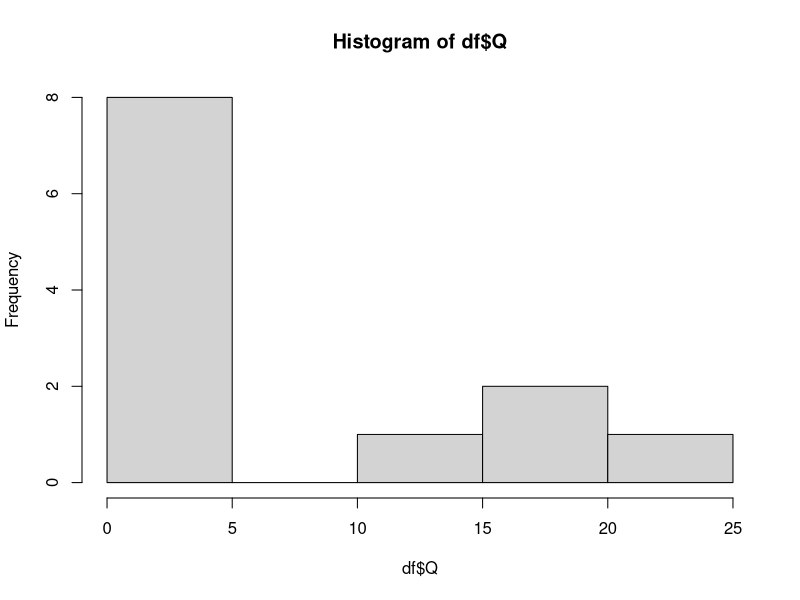
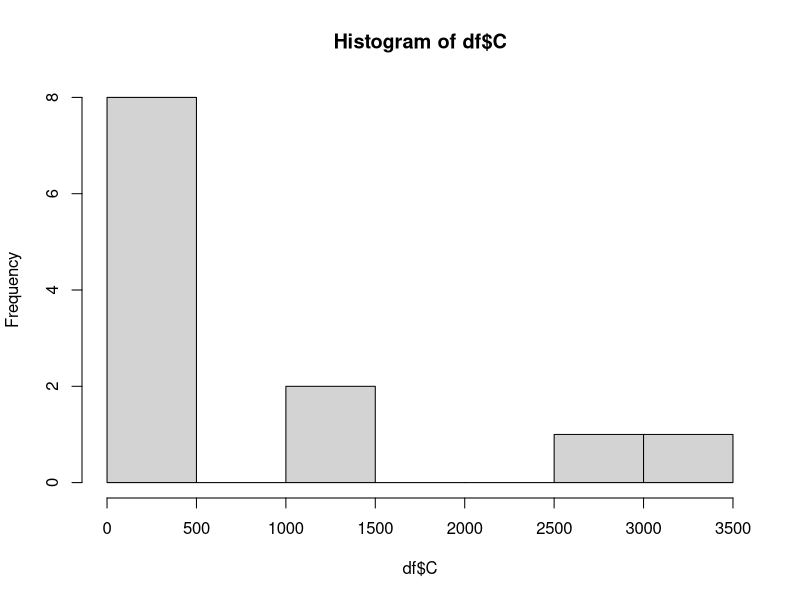
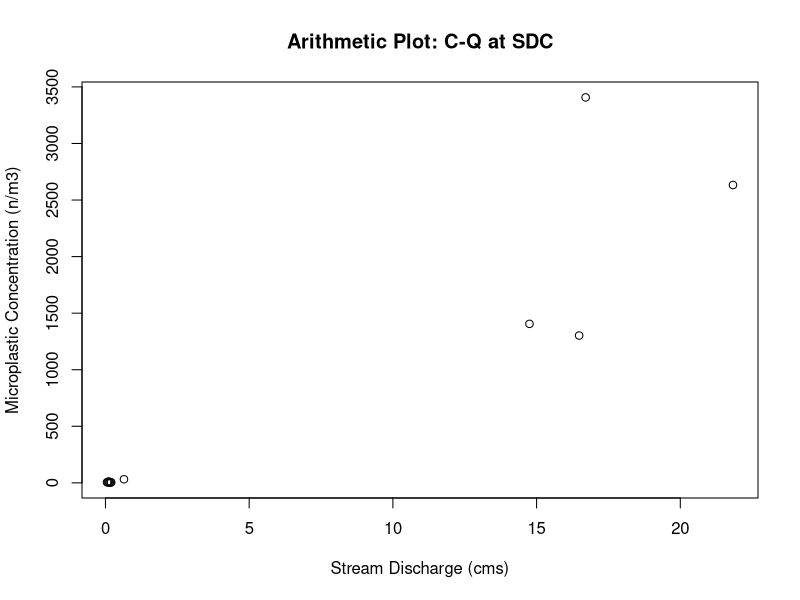
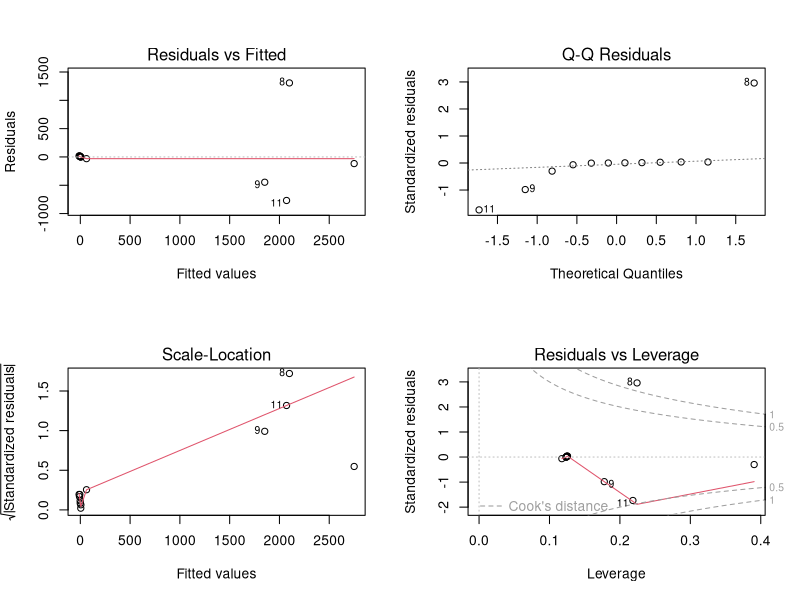
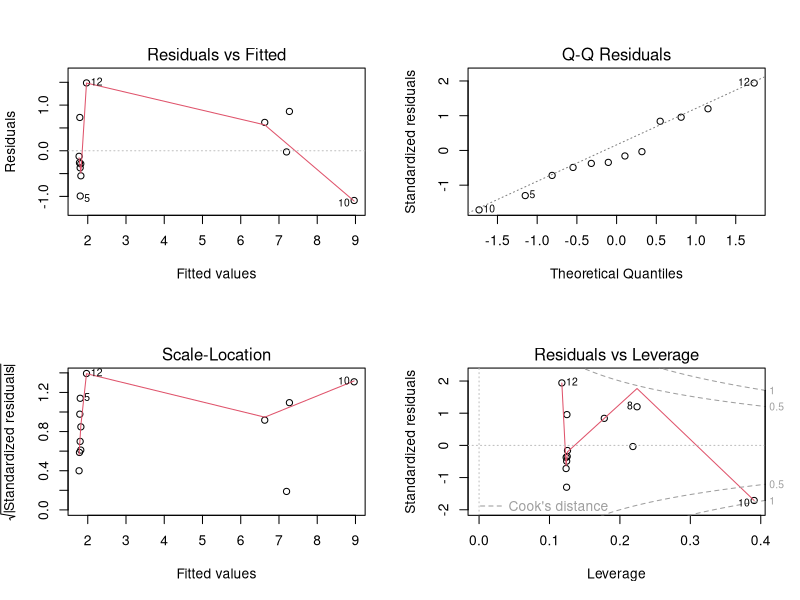
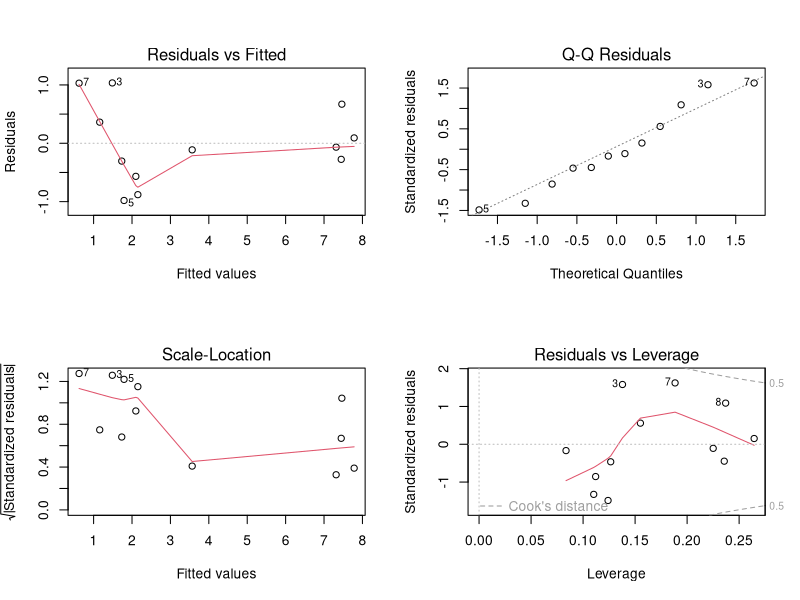
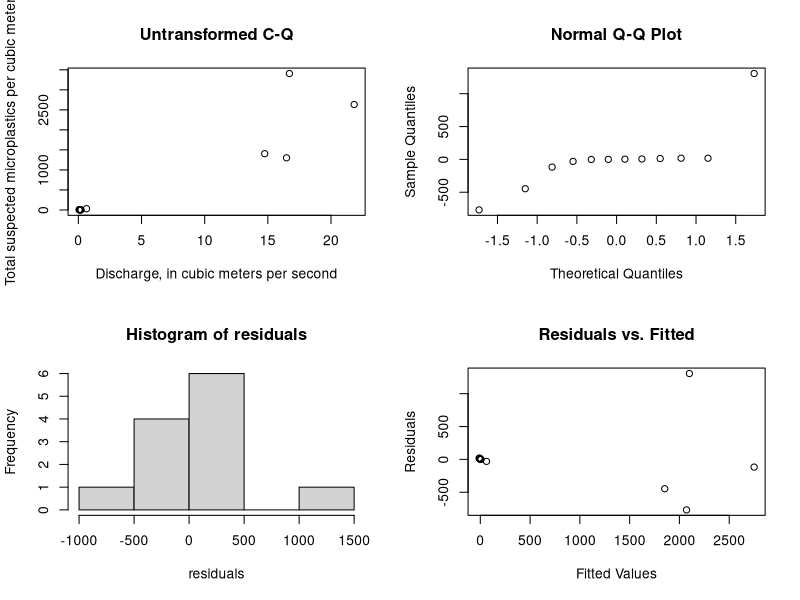
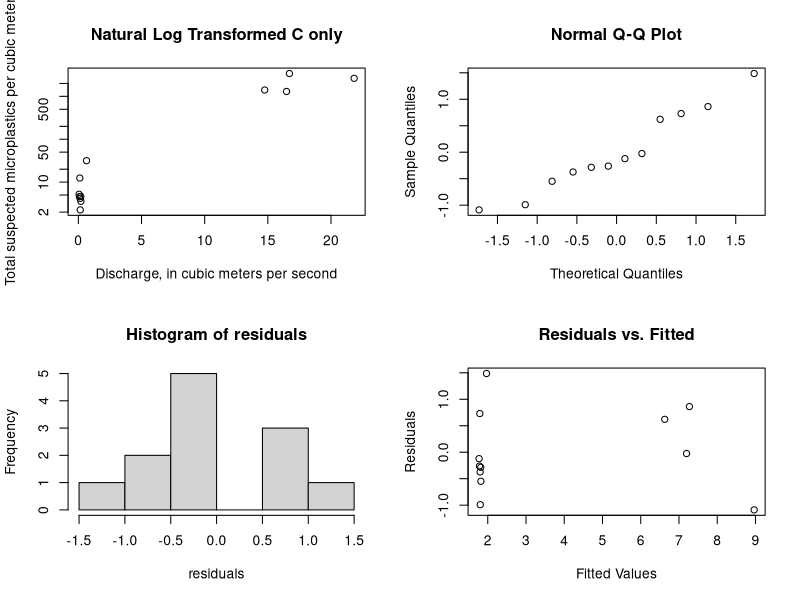

These charts were generated, in order, by the following R code:
###Clear the R environment
rm(list=ls());graphics.off();cat("\f");
library(ggplot2)
library(scales)
library(lmtest)
library(car)
library(boot)
# SDC Sample data
C <- c(4.167758847,
                   4.628052243,
                   12.44813278,
                   3.563992652,
                   2.251172486,
                   4.575471698,
                   5.213588967,
                   3407.222222,
                   1405.415162,
                   2632.829374,
                   1302.367942,
                   31.61189358)
Q <- c(0.139035719,
               0.188873369,
               0.113267388,
               0.197368424,
               0.146114931,
               0.086083215,
               0.054934683,
               16.70693973,
               14.75307729,
               21.83228904,
               16.48040495,
               0.643641932
)
df <- data.frame(Q,C)
mean(Q)
###########################
#Dont need to run comparison again.  Skip to Final Model
###########################

#Test dataset for normality
shapiro.test(df$Q) #Null hypothesis is data is normally distributed
shapiro.test(df$C)#Null hypothesis is data is normally distributed
hist(df$Q)
hist(df$C)

#Plot data in arithmetic space to see if linear
plot(df,xlab = "Stream Discharge (cms)", ylab = "Microplastic Concentration (n/m3)", main = "Arithmetic Plot: C-Q at SDC")

#Create Linear Model and look at significance and residual plots
model <- lm(C ~ Q, data = df)
summary(model)
par(mfrow = c(2, 2))
# residual plots
plot(model) #Look for curvature, heteroskadasticity ....

# Test for normality in residuals of model
residuals<-resid(model) 
shapiro_xy <- shapiro.test(residuals) #Null hypothesis is data is normally distributed

# Perform the Non Constant Variance test
ncvTest_xy <- ncvTest(model) #Null hypothesis = homoscedasticity / No autocorrelation

#Print results
print("No Transformation")
cat("Test for normality of residuals:\n")
print(shapiro_xy)
cat("Test for constant variance of residuals:\n")
print(ncvTest_xy)

## If linear model is not a good fit/data is non-linear transform y, x, or both

###############################################################################
#Transform y only via ln(y)
##########################
#Create Model and look at significance and residual plots
model <- lm(log(C) ~ Q, data = df)
summary(model)
# residual plots
plot(model) #Look for curvature, heteroskadasticity ....

# Test for normality in residuals of model
residuals<-resid(model) 
shapiro_lny <- shapiro.test(residuals) #Null hypothesis is data is normally distributed

# Perform the Non Constant Variance test
ncvTest_lny <- ncvTest(model) #Null hypothesis = homoscedasticity / No autocorrelation

#Print results
print("Transform y only via ln(y)")
cat("Test for normality of residuals:\n")
print(shapiro_lny)
cat("Test for equal variance of residuals:\n")
print(ncvTest_lny)


###############################################################################
#Transform x and y  via ln()
##########################
#Create Model and look at significance and residual plots
model <- lm(log(C) ~ log(Q), data = df)
summary(model)
# residual plots
plot(model) #Look for curvature, heteroskadasticity ....

# Test for normality in residuals of model
residuals<-resid(model)
shapiro_lnxlny <- shapiro.test(residuals) #Null hypothesis is data is normally distributed

# Perform the Non Constant Variance test
ncvTest_lnxlny <- ncvTest(model) #Null hypothesis = homoscedasticity / No autocorrelation


#Print results
print("Transform x and y via ln()")
cat("Test for normality of residuals:\n")
print(shapiro_lnxlny)
cat("Test for equal variance of residuals:\n")
print(ncvTest_lnxlny)


###############################################################################
###############################################################################


####SUMMARY PLOTS AND STATS FOR ONE TYPE OF MODEL #####

#EX: Untransformed Model

par(mfrow = c(2, 2))
#Plot data in arithmetic space
plot(df, xlab="Discharge, in cubic meters per second",
     ylab="Total suspected microplastics per cubic meter", main="Untransformed C-Q")
#Model and look at significance and residual plots
model <- lm(C ~ Q, data = df)
summary(model)
#plot(model) Using below plots instead

# Test for normality in residuals of model
residuals<-resid(model)
qqnorm(residuals)
hist(residuals)
shapiro.test(residuals) #Null hypothesis is data is normally distributed

# Create a scatterplot of residuals vs. fitted values
plot(fitted(model), residuals, xlab = "Fitted Values", ylab = "Residuals", main = "Residuals vs. Fitted")
# Perform the Non Constant Variance test
ncvTest(model)

####SUMMARY PLOTS AND STATS FOR ONE TYPE OFMODEL #####

#EX: Natural Log C Transformed

par(mfrow = c(2, 2))
#Plot data in log-log space
plot(df, xlab="Discharge, in cubic meters per second",
     ylab="Total suspected microplastics per cubic meter", main="Natural Log Transformed C only", log = 'y')
#Model and look at significance and residual plots
model <- lm(log(C) ~ Q, data = df)
summary(model)
#plot(model) Using below plots instead

# Test for normality in residuals of model
residuals<-resid(model)
qqnorm(residuals)
hist(residuals)
shapiro.test(residuals) #Null hypothesis is data is normally distributed

# Create a scatterplot of residuals vs. fitted values
plot(fitted(model), residuals, xlab = "Fitted Values", ylab = "Residuals", main = "Residuals vs. Fitted")
# Perform the Non Constant Variance test
ncvTest(model)

##############
#SKIP TO HERE
###############

####SUMMARY PLOTS AND STATS FOR ONE TYPE OFMODEL #####

#EX: Natural Log - Natural Log Transformed

par(mfrow = c(2, 2))
#Plot data in log-log space
plot(df, xlab="Discharge, in cubic meters per second",
     ylab="Total suspected microplastics per cubic meter", main="Natural Log Transformed C and Q", log = 'xy')
#Model and look at significance and residual plots
model <- lm(log(C) ~ log(Q), data = df)
summary(model)
#plot(model) #Using below plots instead

# Test for normality in residuals of model
residuals<-resid(model)
qqnorm(residuals)
hist(residuals)
shapiro.test(residuals) #Null hypothesis is data is normally distributed

# Create a scatterplot of residuals vs. fitted values
plot(fitted(model), residuals, xlab = "Fitted Values", ylab = "Residuals", main = "Residuals vs. Fitted")
# Perform the Non Constant Variance test
ncvTest(model)

###############################################################################
###############################################################################
# Model selected: #TYPE 3: Natural Log Transformed C and Q
model <- lm(log(C) ~ log(Q), data = df)
###############################################################################
###############################################################################
###AFTER MODEL SELECTION#######

#Bias Correction Selection Following Helschel & Hirsch 2002 and 2020
#regression equations fit in log space result in a bias when back transformed. 
#When the objective is to compute Loads by regressing and summing over the record 
#a correction must be applied because this method assumes the equation produces an estimate of the mean
# the sum of the means = the mean of the sum
# However, applying the regression in orginal units is violates this because the
#regression in original units is the an estimate of the median not the mean 
#the sum of the medians is not the median of the sum
#A sum of the median values will underestimate the sum of the mean.
#Therefore if unaccounted for this will underestimate the long-term mean load.

#Two bias correction methods are commonly employed
#Ferguson' Maximum Likelihood Estimation: residuals must be normally distributed (n > 30)
#Duan: Nonparametric Smearing (does not require normality; requires independence and homoscedastic)

#Our residuals are normally distributed
#Even though our sample size is less than 30,
#We will calculate both following H&H 2020 rcode

# For comparison calculate the mean of the observed concentrations
meanC <- mean(df$C) 
meanC

#calculate the mean of the y fitted values for each Q
yhat <-exp(model$fitted.values)
meanyhat <- mean(yhat) #compare mean of fitted values to mean observed concentrations
100*(meanC-meanyhat)/meanC #this is an underestimate of the mean of the observed data by ~16%

#Ferguson' Maximum Likelihood Estimation (MLE)

#calculate the MLE bias adj
sse <- sum(model$residuals^2)
sSquared <- sse / (length(model$residuals)-2)
biasAdj <- exp(0.5*sSquared)
biasAdj

#Apply MLE bias adj to yhat and check mean
ymle <-yhat*biasAdj
meanmle<-mean(ymle)
meanmle
100*(meanC-meanmle)/meanC #this is an overestimate of the mean of the observed data by ~-8%

##
#Duan's Smearing Estimate of the Bias Correction Adjustment

#calculate the smearing estiamte
smearAdj <- sum(exp(model$residuals))/length(model$residuals)
smearAdj

#Apply Smearing adj to yhat and check mean
ysmear <-yhat*smearAdj
meanysmear<-mean(ysmear)
meanysmear
100*(meanC-meanysmear)/meanC #this is an overestimate of the mean of the observed data by ~-4%

#####################################################

#Print summary
print(paste("Mean of Observations:", meanC))
print(paste("Mean of Fit:", meanyhat))
print(paste("MLE Adjustmented Mean:", meanmle))
print(paste("DuanAdjusted Mean:", meanysmear))

##Going with Duan Smearing Correction Adjustment Because
#1.) the sample size is less than 30 
#2.) the smear adjustment produces a closer estimate of mean than MLE adj

#####################################################
#calculating the confidence intervals
####################################################

#Confidence Intervals by bootstrapping (Non-parametric approach)
set.seed(123)  # for reproducibility
data <- data.frame(x=df$Q,
                   y=df$C)

# Define a function to fit the linear model and extract coefficients
fit_model <- function(data, indices) {
  bootmodel <- lm(log(y) ~ log(x), data = data[indices, ])
  return(coef(bootmodel))
}

# Set the number of bootstrap samples
num_bootstraps <- 10000

# Perform bootstrapping to get coefficient distributions
set.seed(123)  # for reproducibility
bootstrap_results <- boot(data, fit_model, R = num_bootstraps)

# Remove rows with missing values in the bootstrap results
bootstrap_results$t <- na.omit(bootstrap_results$t)

# Calculate confidence intervals for coefficients
confidence_intervals <- t(sapply(1:ncol(bootstrap_results$t), function(i) {
  quantile(bootstrap_results$t[, i], probs = c(0.025, 0.975))
}))

# Create a matrix of coefficient names and confidence intervals
coef_names <- names(coefficients(model))
coef_intervals <- data.frame(Coefficient = coef_names,
                             Lower_CI = confidence_intervals[, 1],
                             Upper_CI = confidence_intervals[, 2])

# Print and plot the confidence intervals
print(coef_intervals) # Using this one.

#############################################
#confidence intervals (This is a parametric approach and therefore assumes normality)
confint(model, level = 0.95) 

#############################################

###Confidence Intervals For Plots

#Create Confidence intervals (Uncorrected)
nmodel<- data.frame(Q = seq(from = min(df$Q), to = max(df$Q), length= 100))
model_conf <- exp(predict(model, nmodel, type = "response", interval = "confidence",level=0.95))
nmodel <- cbind(nmodel,model_conf)
nmodel

#Create Confidence intervals (CORRECTED)
model_conf_cor <- model_conf*smearAdj
nmodel_cor<-cbind(nmodel,model_conf_cor)
nmodel_cor <- `colnames<-`(nmodel_cor,c('Q','fit_uncor','lwr_uncor','upr_uncor','fit_cor','lwr_cor','upr_cor'))
nmodel_cor

#Create Prediction intervals (Uncorrected)
pmodel<- data.frame(Q = seq(from = min(df$Q), to = max(df$Q), length= 100))
model_preds <- exp(predict(model, pmodel, type = "response", interval = "prediction",level=0.95))
pmodel <- cbind(pmodel,model_preds)
pmodel

#Create Prediction intervals (CORRECTED)
model_preds_cor <- model_preds*smearAdj
pmodel_cor<-cbind(pmodel,model_preds_cor)
pmodel_cor <- `colnames<-`(pmodel_cor,c('Q','fit_uncor','lwr_uncor','upr_uncor','fit_cor','lwr_cor','upr_cor'))
pmodel_cor


#Plot the uncorrected and corrected model and confidence intervals
plot <- ggplot()+ 
  geom_line(aes(x = Q, y = fit), col = "gray", data = pmodel)+
  geom_line(aes(x = Q, y = lwr), linetype=2, col = "green", data = nmodel)+
  geom_line(aes(x = Q, y = upr), linetype=2, col = "green", data = nmodel)+
  geom_line(aes(x = Q, y = lwr), linetype=2, col = "orange", data = pmodel)+
  geom_line(aes(x = Q, y = upr), linetype=2, col = "orange", data = pmodel)+
  geom_line(aes(x = Q, y = fit_cor), col = "black", data = pmodel_cor)+
  geom_line(aes(x = Q, y = lwr_cor), linetype=2, col = "blue", data = nmodel_cor)+
  geom_line(aes(x = Q, y = upr_cor), linetype=2, col = "blue", data = nmodel_cor)+
  geom_line(aes(x = Q, y = fit_cor), col = "transparent", data = pmodel_cor)+
  geom_line(aes(x = Q, y = lwr_cor), linetype=2, col = "purple", data = pmodel_cor)+
  geom_line(aes(x = Q, y = upr_cor), linetype=2, col = "purple", data = pmodel_cor)+
  geom_point(data = df, aes(x=Q, y=C))+
  ggtitle("MP Concentration-Discharge: SDC") +
  xlab("Discharge, in cubic meters per second") +
  ylab("Total suspected microplastics per cubic meter")
plot
plot    +scale_x_log10(breaks = trans_breaks("log10", function(x) 10^x),
                       labels = trans_format("log10", math_format(10^.x))) +
  scale_y_log10(breaks = trans_breaks("log10", function(x) 10^x),
                labels = trans_format("log10", math_format(10^.x))) +
  theme_bw()+
  annotate(geom="text", x=0.5, y=8000, label="Ln(Concentration)= 4.094 + 1.197 × Ln(Discharge)
       Duan Smearing Correction Adjustment = 1.232",
                                               color="black")

plot+ theme_bw()+
  annotate(geom="text", x=7.5, y=15000, label="Concentration = 1.232 × (59.96 × Discharge^1.197)",
           color="black")
#+
  #annotate(geom="text", x=7.5, y=17000, label="Ln(Concentration)= 4.09375 + 1.19679 × Ln(Discharge)",
  #         color="gray30")

##Plot of Final
#Plot the uncorrected and corrected model and confidence intervals
plot <- ggplot()+ 
  geom_line(aes(x = Q, y = fit_cor), col = "black", data = pmodel_cor)+
  geom_line(aes(x = Q, y = lwr_cor), linetype=2, col = "blue", data = nmodel_cor)+
  geom_line(aes(x = Q, y = upr_cor), linetype=2, col = "blue", data = nmodel_cor)+
  geom_line(aes(x = Q, y = lwr_cor), linetype=2, col = "purple", data = pmodel_cor)+
  geom_line(aes(x = Q, y = upr_cor), linetype=2, col = "purple", data = pmodel_cor)+
  geom_point(data = df, aes(x=Q, y=C))+
  ggtitle("MP Concentration-Discharge: SDC (all Microplastics)") +
  xlab("Discharge, in cubic meters per second") +
  ylab("Microplastics, number per cubic meter")
plot


plot    +scale_x_log10(breaks = trans_breaks("log10", function(x) 10^x),
                       labels = trans_format("log10", math_format(10^.x))) +
  scale_y_log10(breaks = trans_breaks("log10", function(x) 10^x),
                labels = trans_format("log10", math_format(10^.x))) +
  annotate(geom="text", x=0.5, y=8000, label="Ln(Concentration)= 4.094 + 1.197 × Ln(Discharge)
    With Duan Smearing Correction Adjustment = 1.232",
           color="black")+
  theme(
    legend.text = element_text(size = 12),      # Increase legend text size
    legend.title = element_text(size = 14),     # Increase legend title size
    axis.title.x = element_text(size = 14),     # Increase x-axis title size
    axis.title.y = element_text(size = 14),     # Increase y-axis title size
    axis.text.x = element_text(size = 12, color= "black"),       # Increase x-axis label size
    axis.text.y = element_text(size = 12, color = "black"),      # Increase y-axis label size
    plot.title = element_text(size = 16, face = "bold"), # Increase title size
    plot.subtitle = element_text(size = 12, face = "bold", hjust = 0, vjust = 1.5),
    axis.ticks.y = element_line(color = "black"))+
  annotate("rect", xmin = 15.5, xmax = 19.5, ymin = 0.035, ymax = 0.01, 
           fill = "white", color = "black") +  # Draw the white box with a black border
  annotate("text", x = 17.5, y = 0.02, label = "a", size = 6.5, fontface = "bold") 


plot+ theme_bw()+
  annotate(geom="text", x=7.5, y=15000, label="Concentration = 1.232 × (59.96 × Discharge^1.197)",
           color="black")